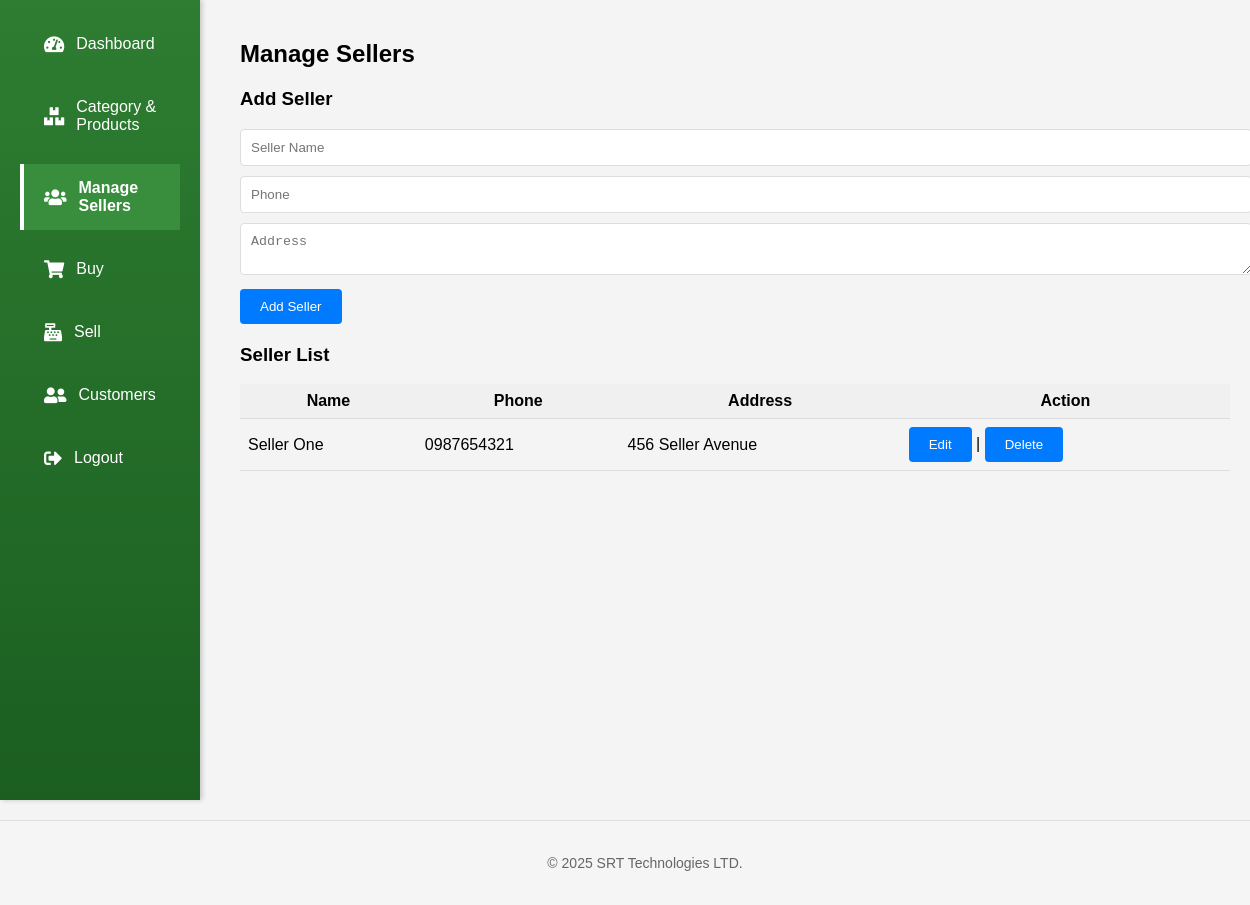
/pages/manage_sellers.php (signed in), run on an earlier commit of the app's database.
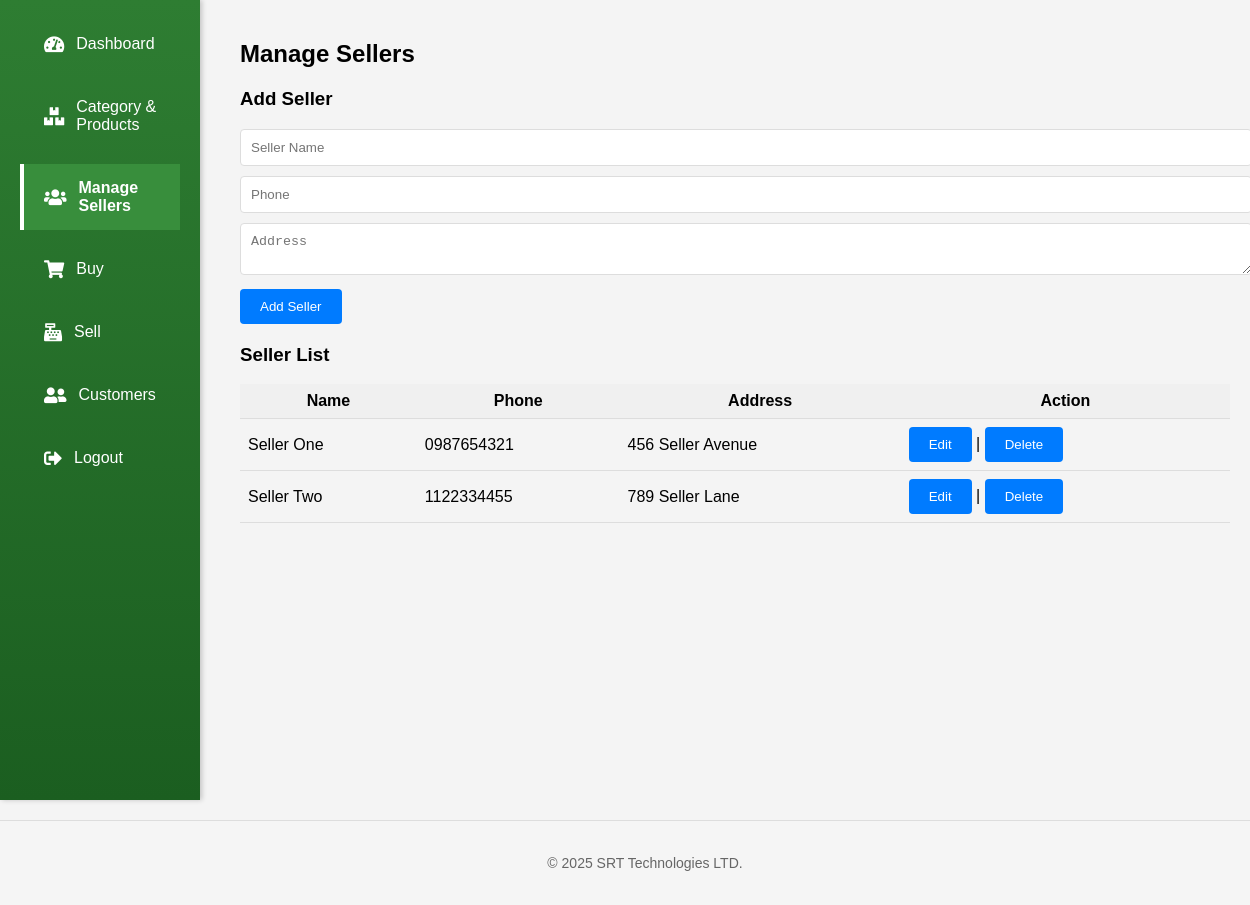
And on a later commit of the database.
### tables this page shows
CREATE TABLE sellers (
    id INT AUTO_INCREMENT PRIMARY KEY,
    name VARCHAR(255) NOT NULL,
    phone VARCHAR(20),
    address TEXT,
    created_at TIMESTAMP DEFAULT CURRENT_TIMESTAMP
);

### pages/manage_sellers.php (the view, shortened to what this page needs)
<?php
include '../includes/header.php';
include '../includes/sidebar.php';
$sellerSql = "SELECT * FROM sellers";
$sellerResult = $conn->query($sellerSql);
?>
<h2>Manage Sellers</h2>
<h3>Add Seller</h3>
<form method="post">
    <input type="text" name="name" placeholder="Seller Name" required><br>
    <input type="text" name="phone" placeholder="Phone" required><br>
    <textarea name="address" placeholder="Address" required></textarea><br>
    <button type="submit" name="add_seller">Add Seller</button>
</form>
<h3>Seller List</h3>
<table>
    <thead>
        <tr>
            <th>Name</th>
            <th>Phone</th>
            <th>Address</th>
            <th>Action</th>
        </tr>
    </thead>
    <tbody>
        <?php
        if ($sellerResult->num_rows > 0) {
            while ($sellerRow = $sellerResult->fetch_assoc()) {
                echo "<tr>";
                echo "<td>" . $sellerRow['name'] . "</td>";
                echo "<td>" . $sellerRow['phone'] . "</td>";
                echo "<td>" . $sellerRow['address'] . "</td>";
                echo "<td>";
                echo "<button onclick=\"editSeller(" . $sellerRow['id'] . ", '" . $sellerRow['name'] . "', '" . $sellerRow['phone'] . "', '" . $sellerRow['address'] . "')\">Edit</button> | ";
                echo "<form method='post' style='display:inline;'><input type='hidden' name='id' value='" . $sellerRow['id'] . "'><button type='submit' name='delete_seller'>Delete</button></form>";
                echo "</td>";
                echo "</tr>";
            }
        } else {
            echo "<tr><td colspan='4'>No sellers found</td></tr>";
        }
        ?>
    </tbody>
</table>
<?php include '../includes/footer.php'; ?>

What changed in the data, as far as the page shows it:
added sellers: name "Seller Two", phone "1122334455", address "789 Seller Lane"
